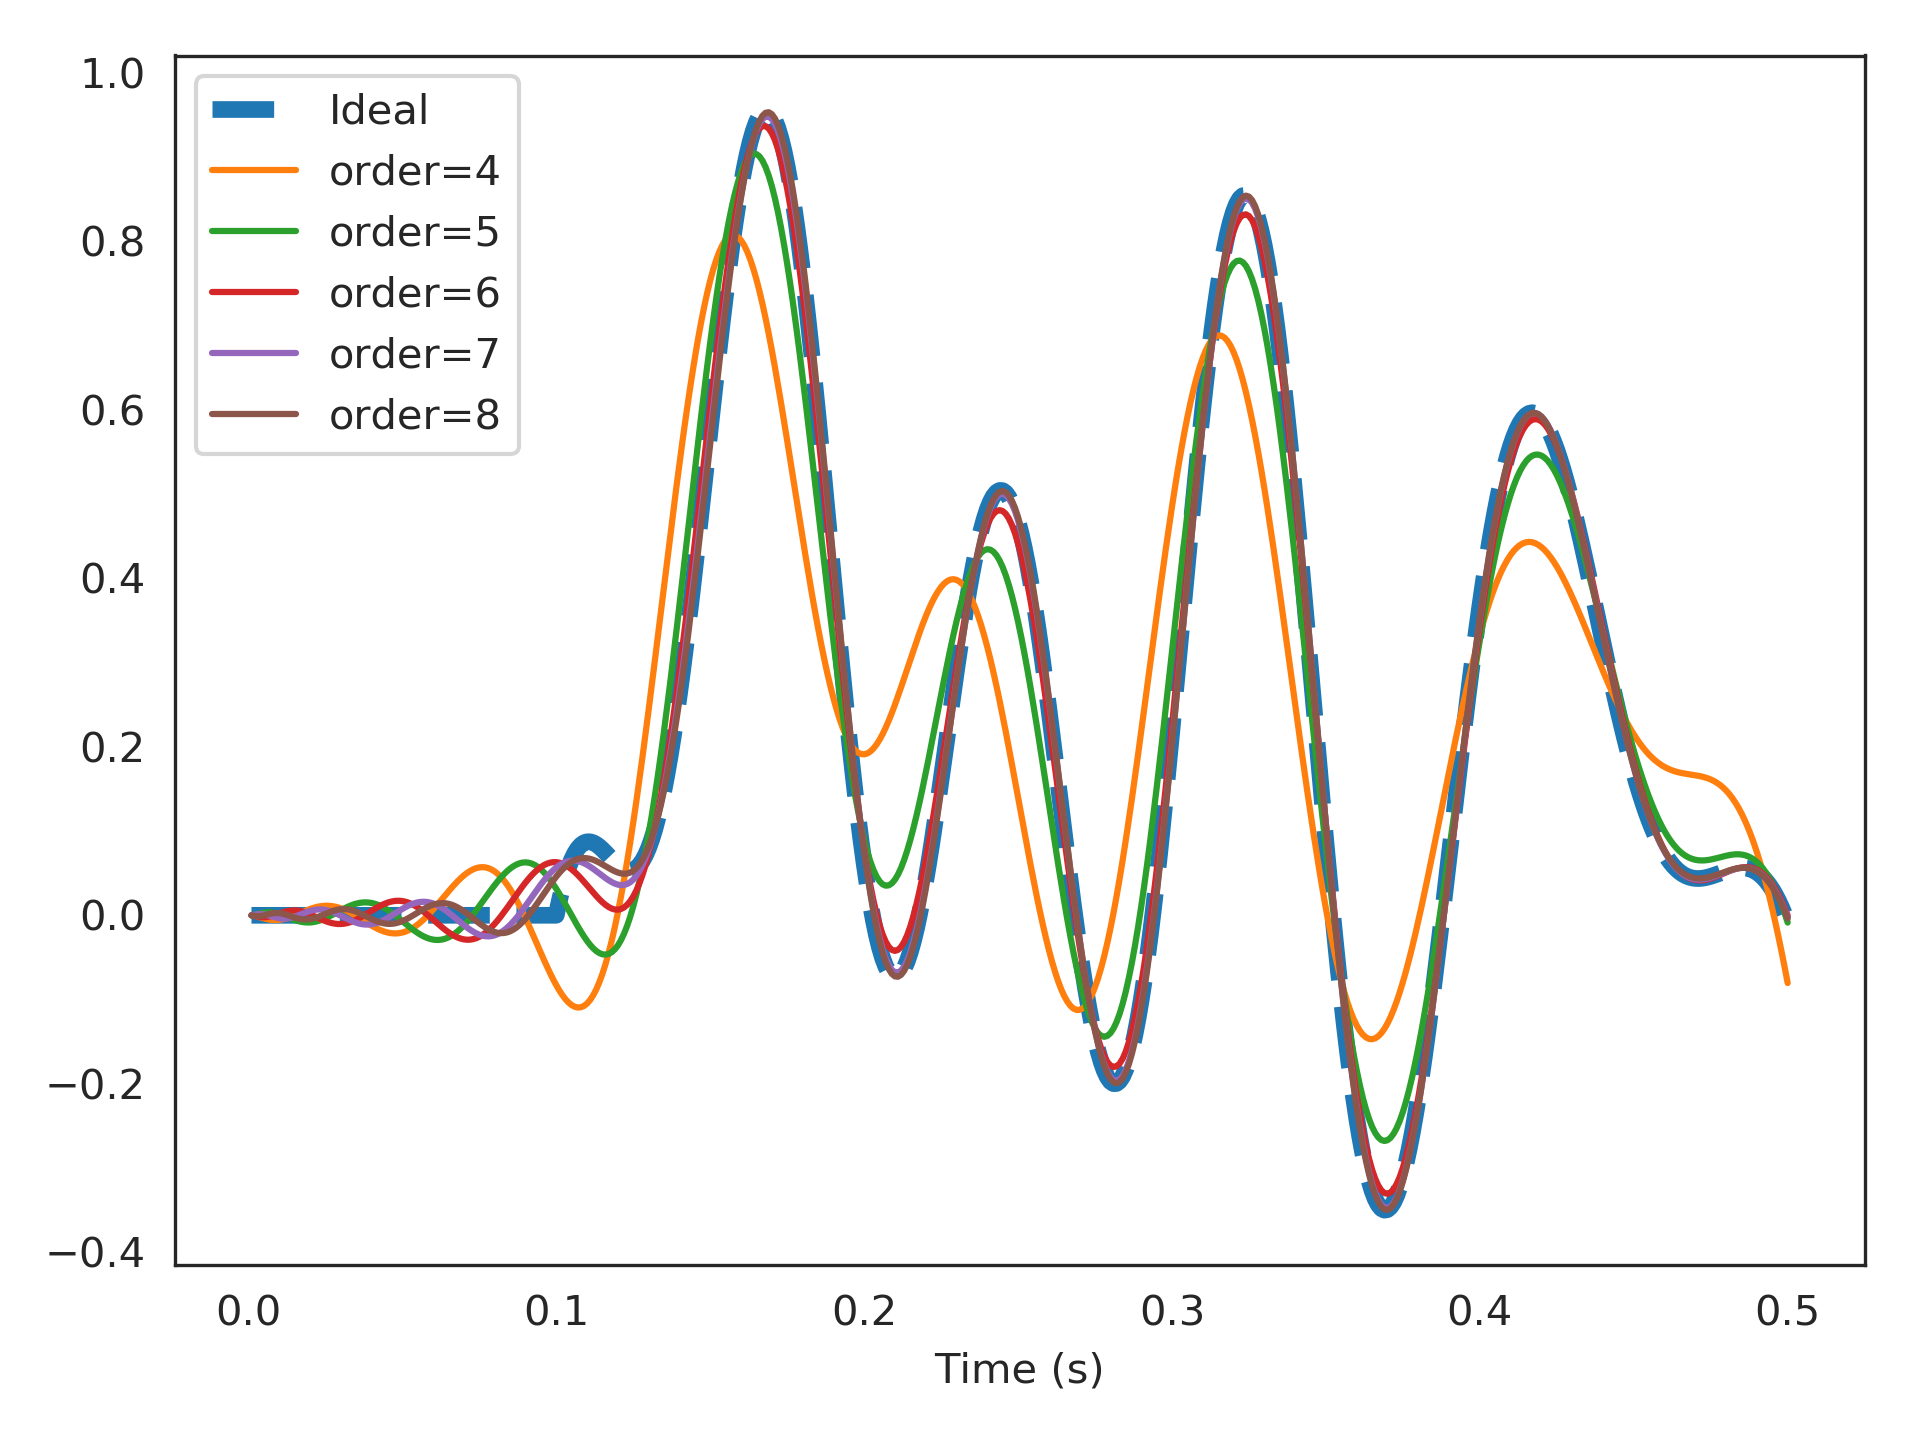

Generate this figure with Python:
from nengolib.synapses import LegendreDelay

# Delay 15 Hz band-limited white noise by 100 ms using various orders of
# approximations:

from nengolib.signal import z
from nengo.processes import WhiteSignal
import matplotlib.pyplot as plt
process = WhiteSignal(10., high=15, y0=0)
u = process.run_steps(500)
t = process.ntrange(len(u))
plt.plot(t, (z**-100).filt(u), linestyle='--', lw=4, label="Ideal")
for order in list(range(4, 9)):
    sys = LegendreDelay(.1, order=order)
    assert len(sys) == order
    plt.plot(t, sys.filt(u), label="order=%s" % order)
plt.xlabel("Time (s)")
plt.legend()
plt.show()
